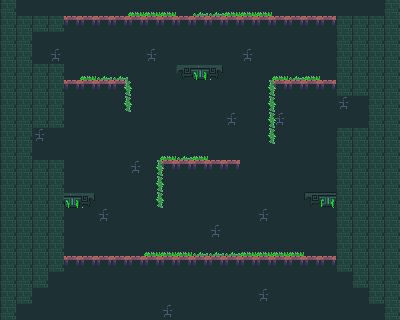

Below is a game level as drawn by its tile map, then a one-line description and the .tmx that defines it (tile-layer data replaced by summaries):
An orthogonal 25x20 tile map with 16x16 px tiles, 5 tile layers (Background, Background2:ElectricBoogaloo, OneSidedPlatforms, Platforms, ...), 2 tilesets and 12 objects.

<map version="1.0" tiledversion="1.1.2" orientation="orthogonal" renderorder="right-up" width="25" height="20" tilewidth="16" tileheight="16" infinite="0" nextobjectid="1">
 <tileset firstgid="1" source="../tile1.tsx" />
 <tileset firstgid="65" name="sketches1-0 tiles and monsters" tilewidth="16" tileheight="16" tilecount="64" columns="8">
  <image source="../../Assets/Images/sketches2- tiles and monsters.png" width="128" height="128" />
  <tile id="2">
   <objectgroup draworder="index">
    <object id="1" x="0" y="0" width="16" height="3" />
   </objectgroup>
  </tile>
  <tile id="3">
   <objectgroup draworder="index">
    <object id="2" x="0" y="0" width="16" height="16" />
   </objectgroup>
  </tile>
  <tile id="4">
   <objectgroup draworder="index">
    <object id="1" x="0" y="0" width="16" height="16" />
   </objectgroup>
  </tile>
  <tile id="5">
   <objectgroup draworder="index">
    <object id="1" x="0" y="0" width="16" height="16" />
   </objectgroup>
  </tile>
  <tile id="8">
   <objectgroup draworder="index">
    <object id="1" x="0" y="0" width="16" height="16" />
   </objectgroup>
  </tile>
  <tile id="9">
   <objectgroup draworder="index">
    <object id="1" x="0" y="0" width="16" height="16" />
   </objectgroup>
  </tile>
  <tile id="10">
   <objectgroup draworder="index">
    <object id="1" x="0" y="0" width="16" height="16" />
   </objectgroup>
  </tile>
  <tile id="19">
   <objectgroup draworder="index">
    <object id="1" x="0" y="0" width="16" height="8" />
   </objectgroup>
   <animation>
    <frame tileid="19" duration="200" />
    <frame tileid="29" duration="200" />
   </animation>
  </tile>
  <tile id="20">
   <objectgroup draworder="index">
    <object id="2" x="0" y="0" width="16" height="8" />
   </objectgroup>
   <animation>
    <frame tileid="20" duration="200" />
    <frame tileid="30" duration="200" />
   </animation>
  </tile>
  <tile id="21">
   <objectgroup draworder="index">
    <object id="1" x="0" y="0" width="16" height="8" />
   </objectgroup>
   <animation>
    <frame tileid="21" duration="200" />
    <frame tileid="31" duration="200" />
   </animation>
  </tile>
  <tile id="22">
   <objectgroup draworder="index">
    <object id="1" x="0" y="0" width="16" height="16" />
   </objectgroup>
  </tile>
  <tile id="36">
   <objectgroup draworder="index">
    <object id="1" x="0" y="0" width="16" height="4" />
   </objectgroup>
  </tile>
 </tileset>
 <layer name="Background" width="25" height="20">
  <data>[500 cells, 500 non-empty, 1 distinct tile ids]</data>
 </layer>
 <layer name="Background2:ElectricBoogaloo" width="25" height="20">
  <data>[500 cells, 53 non-empty, 2 distinct tile ids]</data>
 </layer>
 <layer name="OneSidedPlatforms" width="25" height="20">
  <data>[500 cells, 47 non-empty, 1 distinct tile ids]</data>
 </layer>
 <layer name="Platforms" width="25" height="20">
  <data>[500 cells, 99 non-empty, 6 distinct tile ids]</data>
 </layer>
 <layer name="Foreground" width="25" height="20">
  <data>[500 cells, 45 non-empty, 2 distinct tile ids]</data>
 </layer>
</map>
